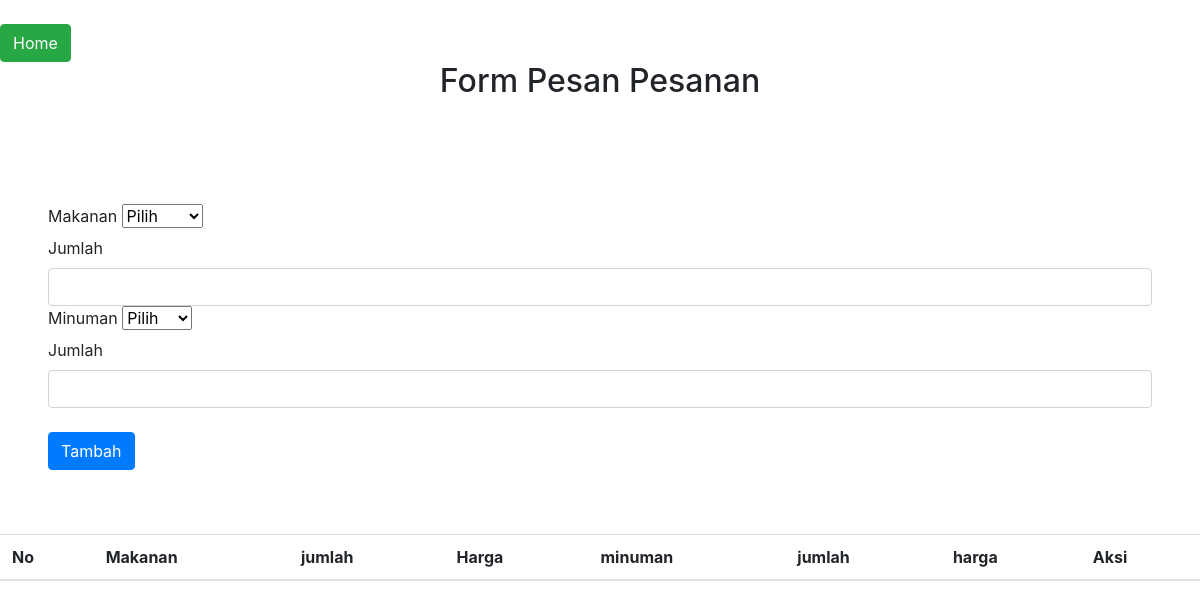
The app's page /pesanan/, older data.
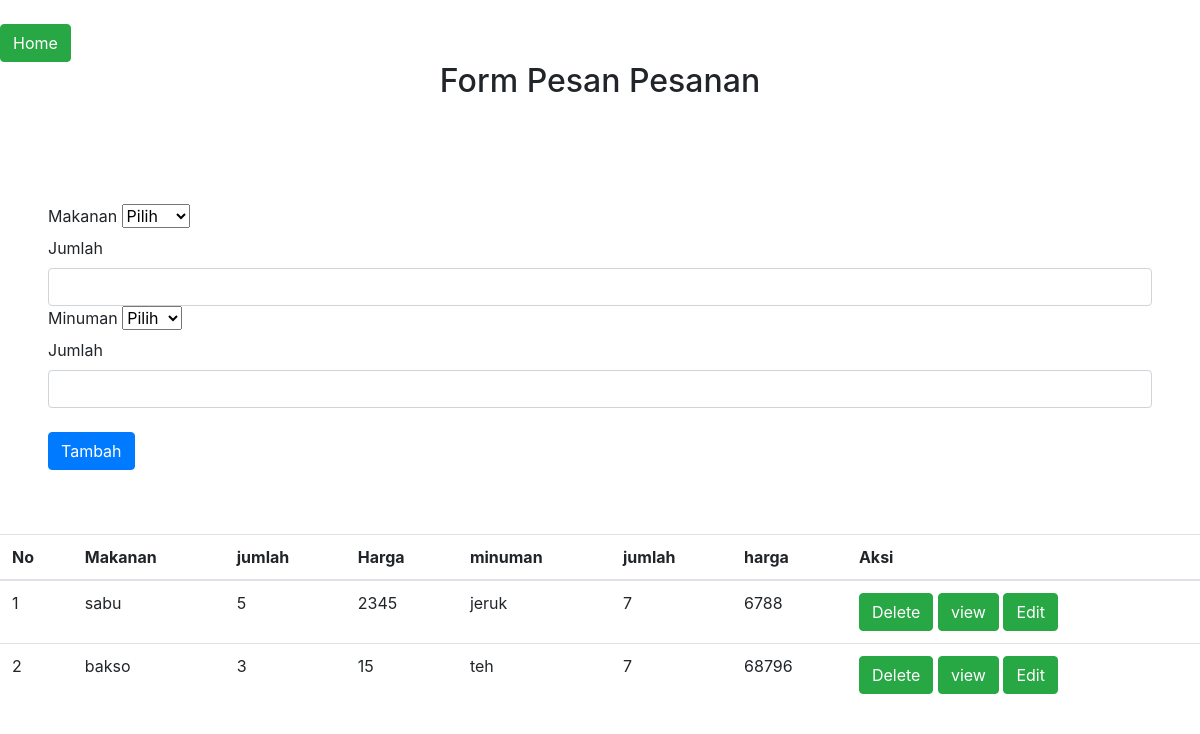
The same page, newer data.
### food/models.py (models this page shows)
class pesanan(models.Model):
    nama_makanan = models.ForeignKey(makanan, on_delete=models.CASCADE)
    jumlah_pesanan_makanan = models.IntegerField()
    nama_minuman = models.ForeignKey(minuman, on_delete=models.CASCADE)
    jumlah_pesanan_minuman = models.IntegerField()

class makanan(models.Model):
    np = models.TextField(max_length=200)
    menu =models.CharField(max_length=200)
    jenis =models.TextField(max_length=200)
    nama =models.TextField(max_length=200)
    harga =models.IntegerField()

class minuman(models.Model):
    np = models.TextField(max_length=200)
    jenis = models.TextField(max_length=200)
    nama = models.TextField()
    harga = models.IntegerField()

### food/views.py (the view, shortened to what this page needs)
# urls.py: path('pesanan/', views.pesanan, name='pesanan'),
def pesanan(request):
    dataMakanan = models.makanan.objects.all()
    dataMinuman = models.minuman.objects.all()
    data = models.pesanan.objects.all()
    return render(request, "pesanan.html", {
        "dataMakanan": dataMakanan,
        "dataMinuman": dataMinuman,
        "data": data,
    })

### food/templates/pesanan.html (shortened to what this page needs)
<html lang="en">
  <link rel="stylesheet" href="https://cdn.jsdelivr.net/npm/bootstrap@4.6.0/dist/css/bootstrap.min.css">
</head>
<body>
  <br>
  <a type="submit" class="btn btn-success" href="{% url 'home' %}">Home</a>
  <h2><p style="text-align:center">Form Pesan Pesanan</p></h2>
            <br>
    <table class="table table-dark">
      <div class="p-5">
        <form action="" method="POST">
            <label>Makanan</label>
            <select class="form-select" name="makanan">
                <option selected>Pilih</option>
            </select>
            <br>
            <label>Jumlah</label>
            <input type="text" name="jumlah_makanan" class="form-control">
            <label>Minuman</label>
            <select class="form-select" name="minuman">
                <option selected>Pilih</option>
            </select>
            <br>
            <label>Jumlah</label>
            <input type="text" name="jumlah_minuman" class="form-control"><br>
            <button type="submit" class="btn btn-primary">Tambah</button>
        </form>
        <div>
            <table class="table">
                <thead>
                    <th>No</th>
                    <th>Makanan</th>
                    <th>jumlah</th>
                    <th>Harga</th>
                    <th>minuman</th>
                    <th>jumlah</th>
                    <th>harga</th>
                    <th>Aksi</th>
                </thead>
                <tbody>
                    {% for z in data %}
                    <tr>
                        <td>{{forloop.counter}}</td>
                        <td>{{z.nama_makanan.nama}}</td>
                        <td>{{z.jumlah_pesanan_makanan}}</td>
                        <td>{{z.nama_makanan.harga}}</td>
                        <td>{{z.nama_minuman.nama}}</td>
                        <td>{{z.jumlah_pesanan_minuman}}</td>
                        <td>{{z.nama_minuman.harga}}</td>
                        <td>
                            <a type="submit" class="btn btn-success" href="/pesanan/{{z.id}}/delete/">Delete</a>
                            <a type="submit" class="btn btn-success" href="/pesanan/{{z.id}}/detail/">view</a>
                            <a type="submit" class="btn btn-success" href="/pesanan/{{z.id}}/update/">Edit</a>
                        </td>
                    </tr>
                    {% endfor %}
                </tbody>
            </table>
          </div>
        </div>
  </body>
  </html>

Row changes from the older to the newer data that the page shows:
added pesanan: nama_makanan.nama "sabu", jumlah_pesanan_makanan "5", nama_makanan.harga "2345", nama_minuman.nama "jeruk", jumlah_pesanan_minuman "7", nama_minuman.harga "6788"
added pesanan: nama_makanan.nama "bakso", jumlah_pesanan_makanan "3", nama_makanan.harga "15", nama_minuman.nama "teh", jumlah_pesanan_minuman "7", nama_minuman.harga "68796"
